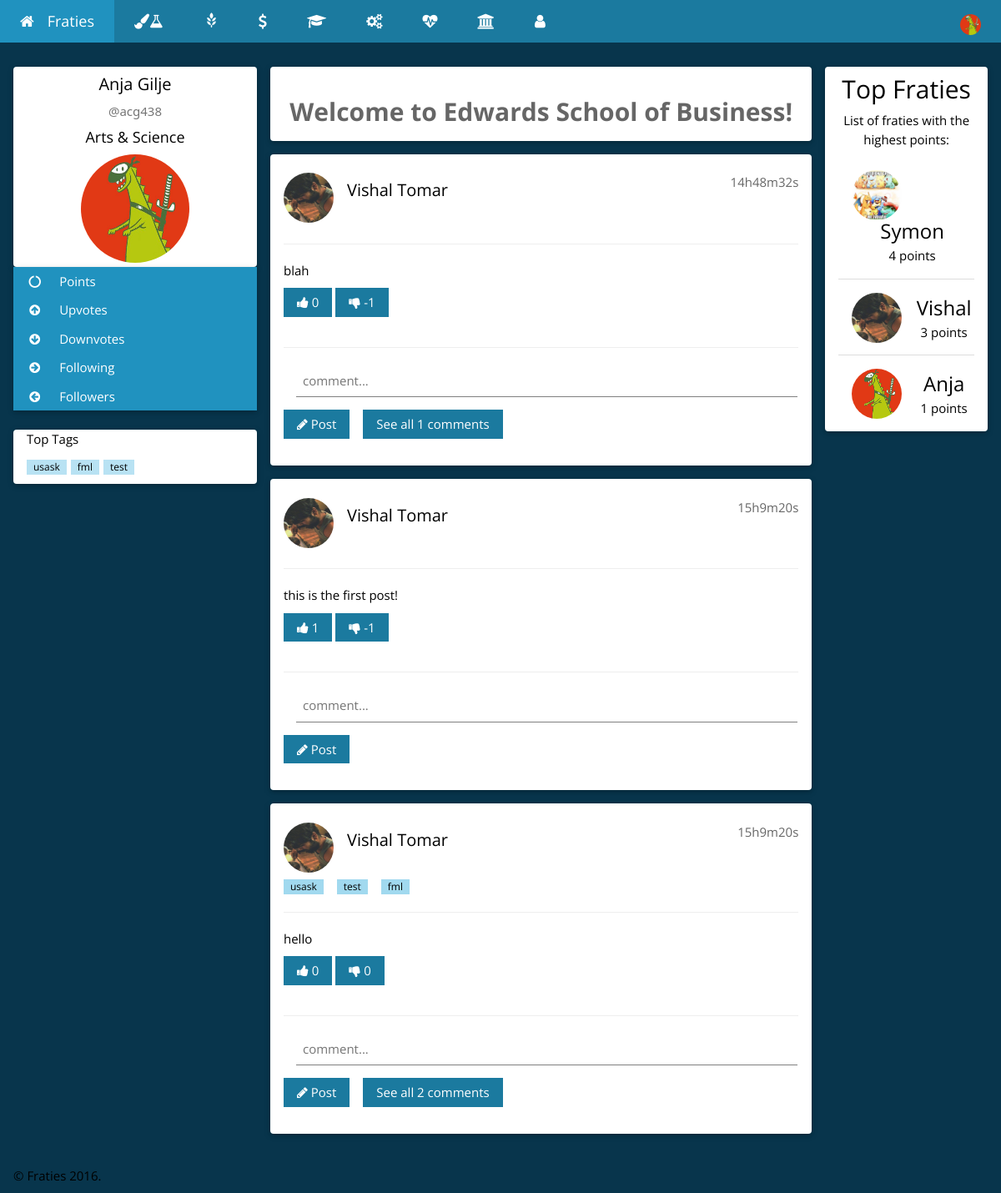
Page /ESB.php (signed in) on the earlier database version.
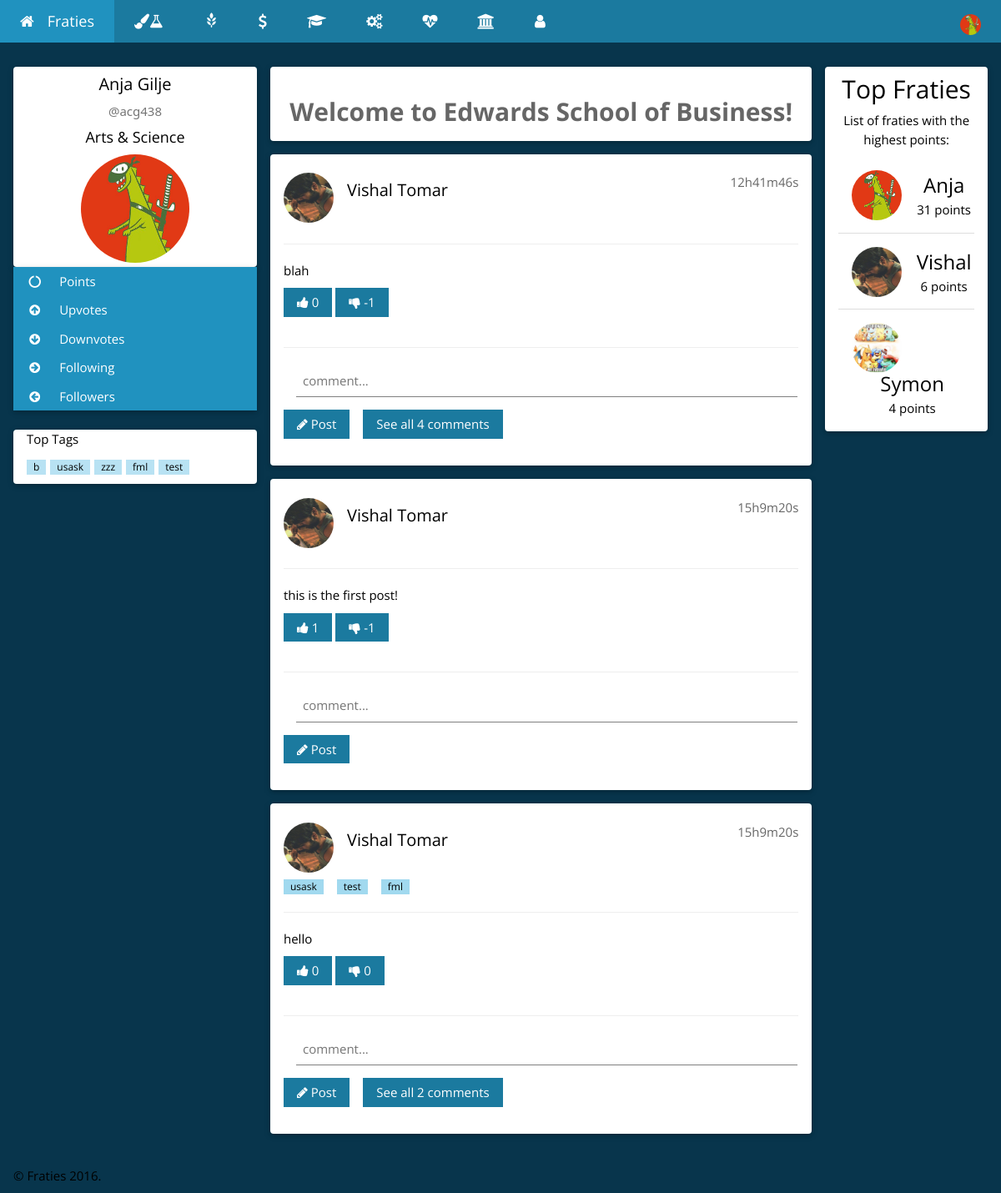
Same page on the later database version.
### tables this page shows
CREATE TABLE `posts` (
  `postID` int(254) UNSIGNED NOT NULL,
  `userNSID` varchar(100) NOT NULL,
  `userCollege` varchar(500) NOT NULL,
  `postText` varchar(150) NOT NULL,
  `postUpVotes` int(254) NOT NULL DEFAULT '0',
  `postDownVotes` int(254) NOT NULL DEFAULT '0',
  `postComments` int(254) NOT NULL DEFAULT '0',
  `postTime` timestamp NOT NULL DEFAULT CURRENT_TIMESTAMP ON UPDATE CURRENT_TIMESTAMP
);

CREATE TABLE `users` (
  `userID` int(254) UNSIGNED NOT NULL,
  `userNSID` varchar(100) NOT NULL,
  `userPassword` varchar(100) NOT NULL,
  `userFirstName` varchar(500) NOT NULL,
  `userLastName` varchar(500) NOT NULL,
  `userCollege` varchar(500) NOT NULL,
  `userImagePath` varchar(1000) NOT NULL,
  `userPoints` int(254) NOT NULL DEFAULT '0',
  `userUpvotes` int(254) NOT NULL DEFAULT '0',
  `userDownvotes` int(254) NOT NULL DEFAULT '0',
  `userActive` tinyint(1) NOT NULL DEFAULT '0',
  `userFollowers` int(11) NOT NULL DEFAULT '0',
  `userFollowing` int(10) UNSIGNED NOT NULL DEFAULT '0'
);

CREATE TABLE `tags` (
  `tagID` int(254) UNSIGNED NOT NULL,
  `postID` int(254) UNSIGNED NOT NULL,
  `tagText` varchar(150) NOT NULL
);

### Login/Controller/userClass.php (called while the page is built, shortened)
<?php
    function displayUserDB(){
        $connection = connect();
        $query = "SELECT * ";
        $query .= "FROM `users` ";
        $query .= "ORDER BY userPoints DESC LIMIT 10";
        $result = mysqli_query($connection, $query);
        if (mysqli_num_rows($result) > 0) {
            return $result;
        } else {
            return false;
        }
    }
    function getFirstName($nsid){
        $connection = connect();
        $nsid = mysqli_real_escape_string($connection, $nsid);
        $query = "SELECT * ";
        $query .= "FROM `users` ";
        $query .= "WHERE `userNSID` = '$nsid' ";
        $result = mysqli_query($connection, $query);
        if (mysqli_num_rows($result) == 1) {
            while($row = mysqli_fetch_assoc($result)) {
                return $row["userFirstName"];
            }
        } else if(mysqli_num_rows($result) > 1){
            return false;
        } else {
            return false;
        }
    }
    function getLastName($nsid){
        $connection = connect();
        $nsid = mysqli_real_escape_string($connection, $nsid);
        $query = "SELECT * ";
        $query .= "FROM `users` ";
        $query .= "WHERE `userNSID` = '$nsid' ";
        $result = mysqli_query($connection, $query);
        if (mysqli_num_rows($result) == 1) {
            while($row = mysqli_fetch_assoc($result)) {
                return $row["userLastName"];
            }
        } else if(mysqli_num_rows($result) > 1){
            return false;
        } else {
            return false;
        }
    }
    function getImagePath($nsid){
        $connection = connect();
        $nsid = mysqli_real_escape_string($connection, $nsid);
        $query = "SELECT * ";
        $query .= "FROM `users` ";
        $query .= "WHERE `userNSID` = '$nsid' ";
        $result = mysqli_query($connection, $query);
        if (mysqli_num_rows($result) == 1) {
            while($row = mysqli_fetch_assoc($result)) {
                return $row["userImagePath"];
            }
        } else if(mysqli_num_rows($result) > 1){
            return false;
        } else {
            return false;
        }
    }
    function getCollege($nsid){
        $connection = connect();
        $nsid = mysqli_real_escape_string($connection, $nsid);
        $query = "SELECT * ";
        $query .= "FROM `users` ";
        $query .= "WHERE `userNSID` = '$nsid' ";
        $result = mysqli_query($connection, $query);
        if (mysqli_num_rows($result) == 1) {
            while($row = mysqli_fetch_assoc($result)) {
                return $row["userCollege"];
            }
        } else if(mysqli_num_rows($result) > 1){
            return false;
        } else {
            return false;
        }
    }
?>

### Post/Controller/postClass.php (called while the page is built, shortened)
<?php
    function displayPostsOfESB(){
        $connection = connect();
        $query = "SELECT * FROM `posts`";
        $query .= "WHERE `userCollege` = 'Edwards School of Business' ";
        $query .= "ORDER BY `postTime` DESC";
        $result = mysqli_query($connection, $query);
        if (mysqli_num_rows($result) > 0) {
            return $result;
        } else {
            return false;
        }
}
    function secondsToString($secs){
    $bit = array(
        'y' => $secs / 31556926 % 12,
        'w' => $secs / 604800 % 52,
        'd' => $secs / 86400 % 7,
        'h' => $secs / 3600 % 24,
        'm' => $secs / 60 % 60,
        's' => $secs % 60
        );
    foreach($bit as $k => $v)
        if($v > 0)$ret[] = $v . $k;
    return join('', $ret);
}
?>

### ESB.php (the view, shortened to what the changed rows need)
<?php
    require_once 'Login/Controller/userClass.php';
    require_once 'Post/Controller/postClass.php';
    require_once 'Post/Controller/postTag.php';
    $NSID = $_SESSION["userNSID"];
    if(getUserActiveStatus($NSID)==1){
        $FirstName = getFirstName($NSID);
        $LastName = getLastName($NSID);
        $ImagePath = getImagePath($NSID);
        $College = getCollege($NSID);
    } else {
        header('Location: index.php');
        exit;
    }
?>
<!DOCTYPE html>
<html>
<head>
   <link rel="stylesheet" href="https://maxcdn.bootstrapcdn.com/bootstrap/3.3.7/css/bootstrap.min.css">
    <link rel="stylesheet" href="CSS/homeTheme.css">
    <link rel="stylesheet" href="https://cdnjs.cloudflare.com/ajax/libs/font-awesome/4.6.3/css/font-awesome.min.css">
</head>
<body class="w3-theme-l5">
<div class="w3-top">
 <ul class="w3-navbar w3-theme-d5 w3-left-align w3-large">
  <li class="w3-dropdown-hover w3-hide-small w3-right">
      <div class="w3-padding-large w3-hover-white" title="My Account">
          <img src='<?php echo $ImagePath; ?>' class="w3-circle" style="height:25px;width:25px" alt="Avatar">
      </div>
  </li>
 </ul>
</div>
<div class="w3-container w3-content" style="max-width:1400px;margin-top:80px">
  <div class="w3-row">
    <div class="w3-col m3">
      <div class="w3-card-2 w3-round w3-white">
        <div class="w3-container">
         <h4 class="w3-center"><?php echo $FirstName." ".$LastName; ?></h4>
         <p class="w3-center w3-text-grey w3-slim">@<?php echo $NSID; ?></p>
         <h5 class="w3-center"><?php echo $College; ?></h5>
         <p class="w3-center"><img src='<?php echo $ImagePath; ?>' class="w3-circle" style="height:130px;width:130px" alt="Avatar"></p>
        </div>
      </div>
      <br>
      <div class="w3-card-2 w3-round w3-white w3-hide-small">
        <div class="w3-container">
          <p>
            <?php echo getTopTags(); ?>
          </p>
        </div>
      </div>
      <br>
    </div>
    <div class="w3-col m7">
<?php
$result = displayPostsOfESB();
while($row = mysqli_fetch_assoc($result)) {
    $postID = $row["postID"];
    $postNsid = $row["userNSID"];
    $postText = $row["postText"];
    $postUpVotes = " ".$row["postUpVotes"];
    $postDownVotes = " ".$row["postDownVotes"];
    $postCommentCount = " ".$row["postComments"];
    $nowtime = date(time());
    $postTime = strtotime($row["postTime"]);
        echo "<div class='w3-container w3-card-2 w3-white w3-round w3-margin'><br>";
        echo "<img src='".getImagePath($postNsid)."' alt='Avatar' class='w3-left w3-circle w3-margin-right' style='width:60px; height:60px;'>";
        echo "<span class='w3-right w3-opacity'>".secondsToString($nowtime-$postTime)."</span>";
        echo "<h4>";
            echo "<a href=profile.php?nsid=".$postNsid.">".getFirstName($postNsid)." ".getLastName($postNsid)."</a>";
        echo "</h4><br>";
        echo "<p>";
          echo getTags($postID);
        echo "</p>";
        echo "<hr class='w3-clear'>";
        echo "<p>";
            echo $postText;
        echo "</p>";
            echo "<button type='submit' onclick='upVote(this)' value='".$postID."' class='upvote w3-btn w3-theme-d5 w3-margin-bottom'><i class='fa fa-thumbs-up'></i><span id='up".$postID."'>".$postUpVotes."</span></button> ";
            echo "<button type='submit' onclick='downVote(this)' value='".$postID."' class='downvote w3-btn w3-theme-d5 w3-margin-bottom'><i class='fa fa-thumbs-down'></i><span id='down".$postID."'>".$postDownVotes."</span></button> ";
            echo "<hr class='w3-clear'>";
            echo "<div class='w3-margin-right'><input id='comment".$postID."' placeholder='comment...' class='w3-input' name='comment' type='text' required></div>";
            echo "<button type='submit' onclick='comment(this)' value='".$postID."' class='w3-btn w3-theme-d5 w3-margin-bottom'><i class='fa fa-pencil'></i> Post</button>";
              echo "<button id='count".$postID."' onclick='commentList(this)' value='".$postID."' class='w3-btn w3-theme-d5 w3-margin-bottom w3-margin-left'".(($postCommentCount==0)?'style="display:none;"':'')."'>See all ".$postCommentCount." comments</button>";
        echo "</div>";
}
?>
    </div>
    <div class="w3-col m2">
      <div class="w3-card-2 w3-round w3-white w3-center">
        <div class="w3-container">
          <h2>Top Fraties</h2>
          <p>List of fraties with the highest points:</p>
          <ul class="w3-ul">
<?php
$leaders = displayUserDB();
while($row = mysqli_fetch_assoc($leaders)) {
    $imagePath = $row["userImagePath"];
    $points = $row["userPoints"];
    $name = $row["userFirstName"];
    $nsid = $row["userNSID"];
            echo "<li class='w3-padding-16'>";
              echo "<img src='{$imagePath}' class='w3-left w3-circle w3-margin-right' style='width:60px; height:60px;'>";
              echo "<span class='w3-xlarge'><a href='profile.php?nsid={$nsid}'>{$name}</a></span><br>";
              echo "<span>{$points} points</span>";
            echo "</li>";
}
?>
          </ul>
        </div>
      </div>
      <br>
    </div>
  </div>
</div>
<br>
<footer class="w3-container">
  <p>&copy; Fraties <?php echo date("Y");?>.</p>
</footer>
</body>
</html>

### Post/Controller/postTag.php (shortened to what the changed rows need)
<?php
    function getTags($postID) {
        $connection = connect();
        $postID = mysqli_real_escape_string($connection, $postID);
        $query = "SELECT * ";
        $query .= "FROM `tags` ";
        $query .= "WHERE `postID` = '$postID' ";
        $result = mysqli_query($connection, $query);
        if (mysqli_num_rows($result) > 0) {
            while($row = mysqli_fetch_assoc($result)) {
                $tags .= '<span class="w3-tag w3-small w3-theme-l1 w3-margin-right"><a href="tag.php?tag='.$row["tagText"].'">'.$row["tagText"].'</a></span>';
            }
            return $tags;
        } else {
            return false;
        }
    }
    function getTopTags() {
        $connection = connect();
        $query = "SELECT `tagText` ";
        $query .= "FROM `tags` ";
        $query .= "GROUP BY `tagText`";
        $query .= "ORDER BY COUNT(*) DESC LIMIT 10";
        $result = mysqli_query($connection, $query);
        if (mysqli_num_rows($result) > 0) {
            while($row = mysqli_fetch_assoc($result)) {
                $topTags .= '<span class="w3-tag w3-small w3-theme-l2" style="margin-right:5px;"><a href="tag.php?tag='.$row["tagText"].'">'.$row["tagText"].'</a></span>';
            }
            return $topTags;
        } else {
            return false;
        }
    }
?>

Differences in the rows shown:
changed users "Anja": userPoints "1" → "31"; moves up the list
changed posts "blah": secondsToString($nowtime-$postTime) "14h48m32s" → "12h41m46s"; postComments "1" → "4"
changed users "Vishal": userPoints "3" → "6"; moves down the list
Other differences:
new list line: "b"
new list line: "zzz"
